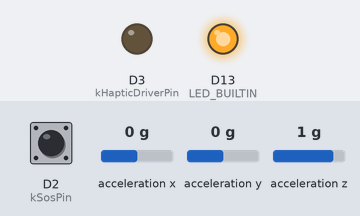
A program run on a simulated Seeed XIAO (SAMD21). On the bench: output pins drawn as LEDs (lit = HIGH). The inputs (shaded band) are chosen by the test bench; at power-on: D2 (kSosPin) HIGH, acceleration x 0 g, acceleration y 0 g, acceleration z 1 g.

Above: at 1.2 s.
1.3 s: D2 (kSosPin) pulled LOW for 3.2 s
At 3.68 s:
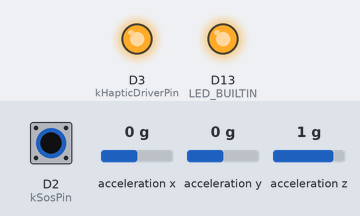
Timing chart, 0 to 5.3 s (numbered marks = the images above; inputs shaded):
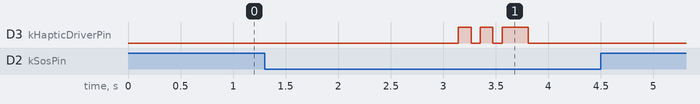

Measured:
- after the input at 1.3 s, D3 (kHapticDriverPin): goes HIGH 0.12 s, LOW 0.09 s, HIGH 0.12 s, LOW 0.09 s, HIGH 0.25 s, then LOW, starting after 1.8 s

The program:

main.cpp
```cpp
#include <Arduino.h>
#include <LSM6DS3.h>
#include <cmath>

#include "guardian_logic.hpp"

// Proposed bench-only wiring, to be verified against the physical board:
// D2 -> momentary SOS switch to GND, INPUT_PULLUP.
// D3 -> MOSFET gate through resistor. Motor powered via suitable external
// supply and flyback-protected transistor driver. NEVER drive motor from GPIO.
constexpr uint8_t kSosPin = 2;
constexpr uint8_t kHapticDriverPin = 3;
constexpr uint32_t kImuSampleIntervalMs = 40;

// USB diagnostics contain event kinds only. Never claim remote delivery.
// They are OFF by default, including for a production-style bench flash.
#ifndef PHIGUARDIAN_USB_DIAGNOSTICS
#define PHIGUARDIAN_USB_DIAGNOSTICS 0
#endif

LSM6DS3 imu(I2C_MODE, 0x6A);
guardian::NodeLogic logic;
bool imuReady = false;
float lastAccelerationG = 1.0f;
uint32_t previousImuSample = 0;

void setup() {
  pinMode(kSosPin, INPUT_PULLUP);
  digitalWrite(kHapticDriverPin, LOW);
  pinMode(kHapticDriverPin, OUTPUT);
  // Built-in status LED polarity/visibility must be bench verified.
#ifdef LED_BUILTIN
  pinMode(LED_BUILTIN, OUTPUT);
  digitalWrite(LED_BUILTIN, HIGH);
#endif

  // No BLE advertising, transmission, phone pairing, network, or microphone.
  // This deliberately remains a USB/physical bench test, not a wearable alarm.
#if PHIGUARDIAN_USB_DIAGNOSTICS
  Serial.begin(115200);
#endif
  imuReady = imu.begin() == 0;
}

void loop() {
  const uint32_t now = millis();
  if (imuReady && now - previousImuSample >= kImuSampleIntervalMs) {
    previousImuSample = now;
    const float x = imu.readFloatAccelX();
    const float y = imu.readFloatAccelY();
    const float z = imu.readFloatAccelZ();
    const float g = sqrtf(x * x + y * y + z * z);
    if (std::isfinite(g)) lastAccelerationG = g;
    else imuReady = false;
  }

  const guardian::Output result = logic.tick(
      now, digitalRead(kSosPin) == LOW, imuReady, lastAccelerationG);
  digitalWrite(kHapticDriverPin, result.haptic ? HIGH : LOW);

#ifdef LED_BUILTIN
  // Many nRF52840 Sense variants use active-low user LEDs.
  digitalWrite(LED_BUILTIN, result.faultLed ? LOW : HIGH);
#endif

#if PHIGUARDIAN_USB_DIAGNOSTICS
  if (result.sosPress) Serial.println("phiguardian.bench:sos_press:LOCAL_ONLY");
  if (result.impactCandidate) Serial.println("phiguardian.bench:impact_candidate:NOT_A_FALL_DIAGNOSIS");
  if (result.sensorFault) Serial.println("phiguardian.bench:sensor_fault");
#endif
  delay(5);
}
```

guardian_logic.cpp
```cpp
#include "guardian_logic.hpp"

#include <cmath>

namespace guardian {

NodeLogic::NodeLogic(Settings settings) : cfg_(settings) {}

void NodeLogic::startHaptic(Pattern pattern, uint32_t nowMs) {
  pattern_ = pattern;
  patternStartedAt_ = nowMs;
}

bool NodeLogic::hapticAt(uint32_t nowMs) {
  // Unsigned subtraction tolerates millis() wraparound for short intervals.
  const uint32_t elapsed = nowMs - patternStartedAt_;
  if (pattern_ == Pattern::SosAck) {
    if (elapsed >= 670) { pattern_ = Pattern::None; return false; }
    return elapsed < 120 || (elapsed >= 210 && elapsed < 330) || elapsed >= 420;
  }
  if (pattern_ == Pattern::ImpactNotice) {
    if (elapsed >= 320) { pattern_ = Pattern::None; return false; }
    return elapsed < 100 || elapsed >= 220;
  }
  return false;
}

Output NodeLogic::tick(uint32_t nowMs, bool buttonPressed, bool imuReady, float accelerationG) {
  Output out;
  if (!initialized_) {
    initialized_ = true;
    rawButton_ = buttonPressed;
    stableButton_ = false;
    rawChangedAt_ = nowMs;
    prevImuReady_ = imuReady;
    // Never arm SOS for a button held across reset or power-on.
    ignoreUntilReleased_ = buttonPressed;
  }

  if (buttonPressed != rawButton_) {
    rawButton_ = buttonPressed;
    rawChangedAt_ = nowMs;
  }
  if (rawButton_ != stableButton_ && nowMs - rawChangedAt_ >= cfg_.debounceMs) {
    stableButton_ = rawButton_;
    if (stableButton_) {
      pressedAt_ = nowMs;
      sosFired_ = false;
    } else {
      ignoreUntilReleased_ = false;
    }
  }
  if (stableButton_ && !ignoreUntilReleased_ && !sosFired_ && nowMs - pressedAt_ >= cfg_.sosHoldMs) {
    sosFired_ = true;
    out.sosPress = true;
    startHaptic(Pattern::SosAck, nowMs);
  }

  if (prevImuReady_ && !imuReady) out.sensorFault = true;
  prevImuReady_ = imuReady;
  out.faultLed = !imuReady && (nowMs / 500u) % 2u == 0u;

  if (imuReady && std::isfinite(accelerationG) && accelerationG >= 0.0f) {
    if (accelerationG <= cfg_.impactRearmG) overImpactThreshold_ = false;
    if (!overImpactThreshold_ && accelerationG >= cfg_.impactThresholdG) {
      overImpactThreshold_ = true;
      if (!impactEver_ || nowMs - lastImpactAt_ >= cfg_.impactCooldownMs) {
        impactEver_ = true;
        lastImpactAt_ = nowMs;
        out.impactCandidate = true;
        if (!out.sosPress && pattern_ != Pattern::SosAck) startHaptic(Pattern::ImpactNotice, nowMs);
      }
    }
  }
  out.haptic = hapticAt(nowMs);
  return out;
}

}  // namespace guardian
```

guardian_logic.hpp
```cpp
#pragma once

#include <cstdint>

namespace guardian {

// Platform-neutral and deterministic. This is an event *candidate* generator,
// not fall detection, an emergency service or a human-threat classifier.
struct Settings {
  uint32_t debounceMs = 35;
  uint32_t sosHoldMs = 1800;
  uint32_t impactCooldownMs = 4500;
  float impactThresholdG = 2.8f;
  float impactRearmG = 1.5f;
};

struct Output {
  bool sosPress = false;
  bool impactCandidate = false;
  bool sensorFault = false;
  bool haptic = false;
  bool faultLed = false;
};

class NodeLogic {
 public:
  explicit NodeLogic(Settings settings = {});
  Output tick(uint32_t nowMs, bool buttonPressed, bool imuReady, float accelerationG);

 private:
  enum class Pattern { None, SosAck, ImpactNotice };
  Settings cfg_;
  bool initialized_ = false;
  bool rawButton_ = false;
  bool stableButton_ = false;
  bool sosFired_ = false;
  bool ignoreUntilReleased_ = false;
  bool overImpactThreshold_ = false;
  bool impactEver_ = false;
  bool prevImuReady_ = true;
  uint32_t rawChangedAt_ = 0;
  uint32_t pressedAt_ = 0;
  uint32_t lastImpactAt_ = 0;
  Pattern pattern_ = Pattern::None;
  uint32_t patternStartedAt_ = 0;

  void startHaptic(Pattern pattern, uint32_t nowMs);
  bool hapticAt(uint32_t nowMs);
};

}  // namespace guardian
```
